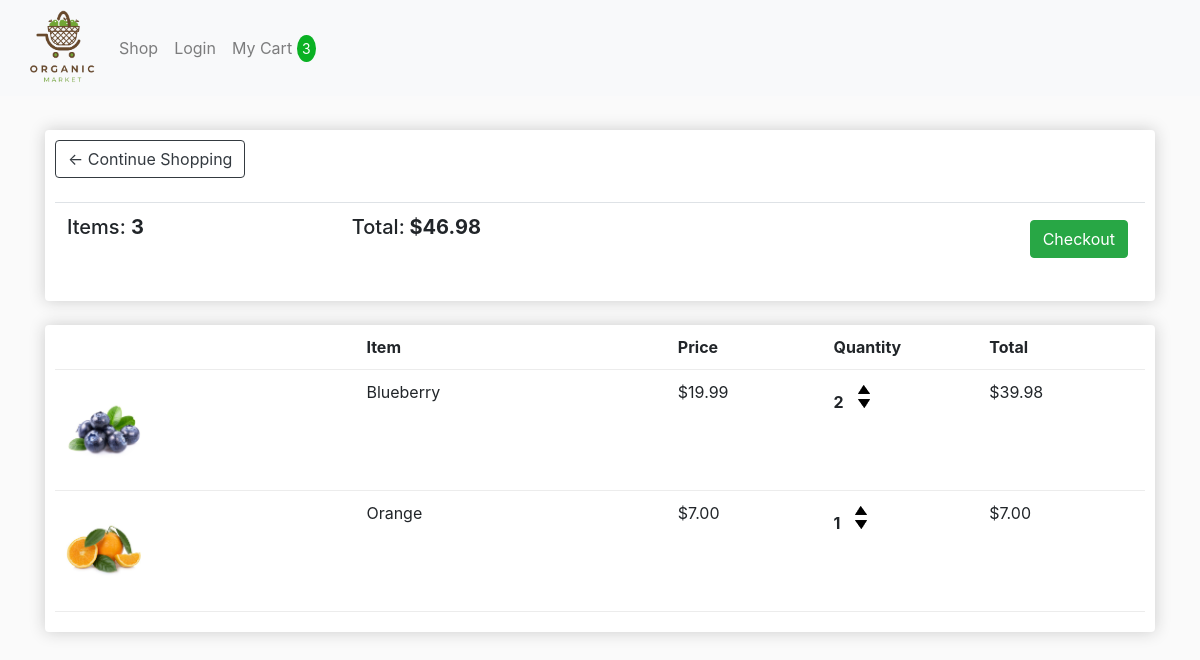
The app's page /cart/ (signed in) with its own data.
### store/models.py (models this page shows, shortened)
class Order(models.Model):
	customer = models.ForeignKey(Customer, on_delete=models.SET_NULL, null=True, blank=True)
	date_ordered = models.DateTimeField(auto_now_add=True)
	complete = models.BooleanField(default=False)
	transaction_id = models.CharField(max_length=100, null=True)
	@property
	def get_cart_total(self):
		orderitems = self.orderitem_set.all()
		total = sum([item.get_total for item in orderitems])
		return total
	@property
	def get_cart_items(self):
		orderitems = self.orderitem_set.all()
		total = sum([item.quantity for item in orderitems])
		return total

class OrderItem(models.Model):
	product = models.ForeignKey(Product, on_delete=models.SET_NULL, null=True)
	order = models.ForeignKey(Order, on_delete=models.SET_NULL, null=True)
	quantity = models.IntegerField(default=0, null=True, blank=True)
	date_added = models.DateTimeField(auto_now_add=True)
	@property
	def get_total(self):
		total = self.product.price * self.quantity
		return total

class Product(models.Model):
	name = models.CharField(max_length=200)
	price = models.FloatField()
	digital = models.BooleanField(default=False,null=True, blank=True)
	image = models.ImageField(null=True, blank=True)
	reg_date = models.DateTimeField("reg_date")
	@property
	def imageURL(self):
		try:
			url = self.image.url
		except:
			url = ''
		return url

### store/views.py (the view)
# urls.py: path('cart/', views.cart, name="cart"),
def cart(request):
	data = cartData(request)
	cartItems = data['cartItems']
	order = data['order']
	items = data['items']
	context = {'items':items, 'order':order, 'cartItems':cartItems}
	return render(request, 'store/cart.html', context)

### store/views.py (called while the page is built)
def cartData(request):
	if request.user.is_authenticated:
		customer = request.user.customer
		order, created = Order.objects.get_or_create(customer=customer, complete=False)
		items = order.orderitem_set.all()
		cartItems = order.get_cart_items
	else:
		cookieData = cookieCart(request)
		cartItems = cookieData['cartItems']
		order = cookieData['order']
		items = cookieData['items']
	return {'cartItems':cartItems ,'order':order, 'items':items}

### store/templates/store/cart.html
{% extends 'store/main.html' %}
{% load static %}
{% block content %}
	<div class="row">
		<div class="col-lg-12">
			<div class="box-element">
				<a  class="btn btn-outline-dark" href="{% url 'store' %}">&#x2190; Continue Shopping</a>
				<br>
				<br>
				<table class="table">
					<tr>
						<th><h5>Items: <strong>{{order.get_cart_items}}</strong></h5></th>
						<th><h5>Total:<strong> ${{order.get_cart_total|floatformat:2}}</strong></h5></th>
						<th>
							<a  style="float:right; margin:5px;" class="btn btn-success" href="{% url 'checkout' %}">Checkout</a>
						</th>
					</tr>
				</table>
			</div>
			<br>
			<div class="box-element">
				<div class="cart-row">
					<div style="flex:2"></div>
					<div style="flex:2"><strong>Item</strong></div>
					<div style="flex:1"><strong>Price</strong></div>
					<div style="flex:1"><strong>Quantity</strong></div>
					<div style="flex:1"><strong>Total</strong></div>
				</div>
				{% for item in items %}
				<div class="cart-row">
					<div style="flex:2"><img class="row-image" src="{{item.product.imageURL}}"></div>
					<div style="flex:2"><p>{{item.product.name}}</p></div>
					<div style="flex:1"><p>${{item.product.price|floatformat:2}}</p></div>
					<div style="flex:1">
						<p class="quantity">{{item.quantity}}</p>
						<div class="quantity">
							<img data-product="{{item.product.id}}" data-action="add" class="chg-quantity update-cart" src="{% static  'images/arrow-up.png' %}">
							<img data-product="{{item.product.id}}" data-action="remove" class="chg-quantity update-cart" src="{% static  'images/arrow-down.png' %}">
						</div>
					</div>
					<div style="flex:1"><p>${{item.get_total|floatformat:2}}</p></div>
				</div>
				{% endfor %}
			</div>
		</div>
	</div>
{% endblock content %}

### static/css/main.css (style rules this page uses)
body { background-color: hsl(0, 0%, 98%); }
.box-element { box-shadow:hsl(0, 0%, 80%) 0 0 16px; background-color: #fff; border-radius: 4px; padding: 10px; }
.col-lg-4, .col-lg-6, .col-lg-8, .col-lg-12 { margin-top: 10px; }
.row-image { width: 100px; }
.cart-row { display: flex; align-items: flex-stretch; padding-bottom: 10px; margin-bottom: 10px; border-bottom: 1px solid #ececec; }
.quantity { display: inline-block; font-weight: 700; padding-right:10px; }
.chg-quantity { width: 12px; cursor: pointer; display: block; margin-top: 5px; transition:.1s; }

### records on screen
Order: get_cart_items "3", get_cart_total "46.98"
OrderItem: product.imageURL (picture), product.name "Blueberry", product.price "19.99", quantity "2", get_total "39.98"
OrderItem: product.imageURL (picture), product.name "Orange", product.price "7.00", quantity "1", get_total "7.00"

### other values on screen
{{ cartItems }} "3"
